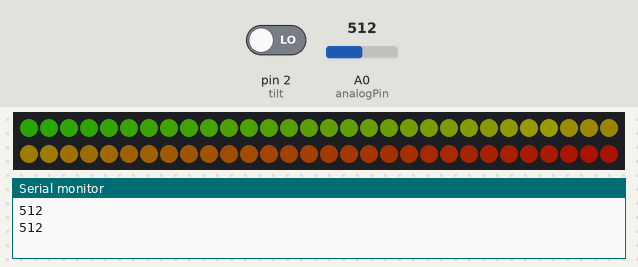
The sketch below on a simulated Arduino Uno, built with avr-gcc and run on an emulated ATmega328P. Parts: 60 RGB LEDs in strip order, left to right, continuing on the next row, the last lines printed to the serial monitor. The inputs (shaded band) are chosen by the test bench; at power-on: pin 2 (tilt) LOW, A0 (analogPin) = 512. Dim RGB values are drawn brighter than linear.

Above: at 6.83 s.
7.1 s: pin 2 (tilt) driven HIGH
At 14.0 s:
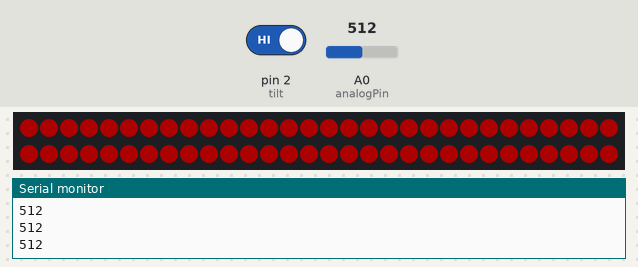
14.1 s: A0 (analogPin) set to 54
21.1 s: A0 (analogPin) set to 45
At 23.37 s:
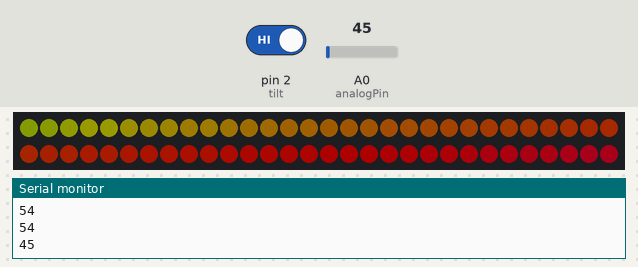
45.7 s: A0 (analogPin) set to 95
At 48.1 s:
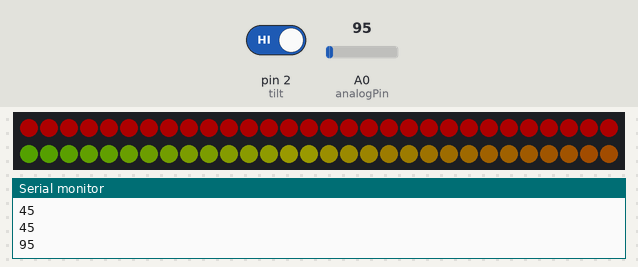
52.7 s: A0 (analogPin) set to 40
At 54.59 s:
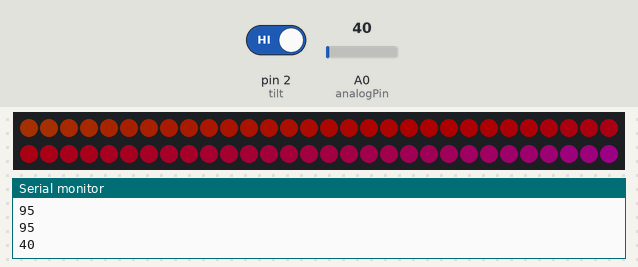
59.7 s: A0 (analogPin) set to 60
At 65.69 s:
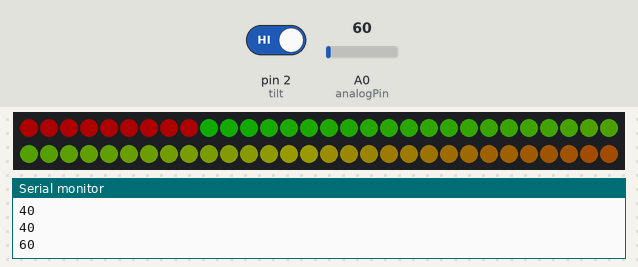

Measured:
- the behaviour switches between 51 and 50 on A0 (analogPin) (found by bisection; images 1 and 2)
- after the input at 21.1 s, the LEDs: first change after 1.2 s (image 2 shows a later state)
- after the input at 52.7 s, the LEDs: first change after 0.15 s (image 4 shows a later state)

The sketch:

rgbw_tilt_push_test.ino
```cpp
//기본상태와 센서 high일때 제어
//압력센서 추
#include <Adafruit_NeoPixel.h>   // 네오픽셀 라이브러리를 불러옵니다.

#define PIN 6                      // 디지털핀 어디에 연결했는지 입력
#define LEDNUM 60                  // 연결된 네오픽셀의 숫자입력
#define BRIGHTNESS 50               // 네오픽셀의 밝기를 설정합니다. (0~255)

Adafruit_NeoPixel strip = Adafruit_NeoPixel(LEDNUM, PIN, NEO_GRBW + NEO_KHZ800);

//기울기센서
const int tilt=2;
int sensorValue=0;

//압력센서
int analogPin = A0;
int ledCount = 6;
int sensorReading=0;

void setup() {
  strip.setBrightness(BRIGHTNESS);
  strip.begin();
  strip.show();

  Serial.begin(9600);

  pinMode(tilt,INPUT);
}

void loop() {                              // 이 안에 입력한 내용들이 반복 실행됩니다

  sensorReading=analogRead(analogPin);
  sensorValue=digitalRead(tilt);

  Serial.println(sensorReading);

  if(sensorValue==HIGH && sensorReading>50){

    for(int i=0;i<LEDNUM;i++){
      strip.setPixelColor(i, 255, 0, 0, 0);     // (A,R,G,B,W) A번째 LED를 RGBW (0~255) 만큼의 밝기로 켭니다.
      strip.show();
      delay(20);
    }
  }
  else{
    rainbow(20);

    }
}

void rainbow(uint8_t wait) {
  uint16_t i, j;

  for(j=0; j<256; j++) {
    for(i=0; i<strip.numPixels(); i++) {
      strip.setPixelColor(i, Wheel((i+j) & 255));
    }
    strip.show();
    delay(wait);
  }
}
//255가지의 색을 나타내는 함수
uint32_t Wheel(byte WheelPos) {
  if(WheelPos < 85) {
   return strip.Color(WheelPos * 3, 255 - WheelPos * 3, 0);
  } else if(WheelPos < 170) {
   WheelPos -= 85;
   return strip.Color(255 - WheelPos * 3, 0, WheelPos * 3);
  } else {
   WheelPos -= 170;
   return strip.Color(0, WheelPos * 3, 255 - WheelPos * 3);
  }
}
```
